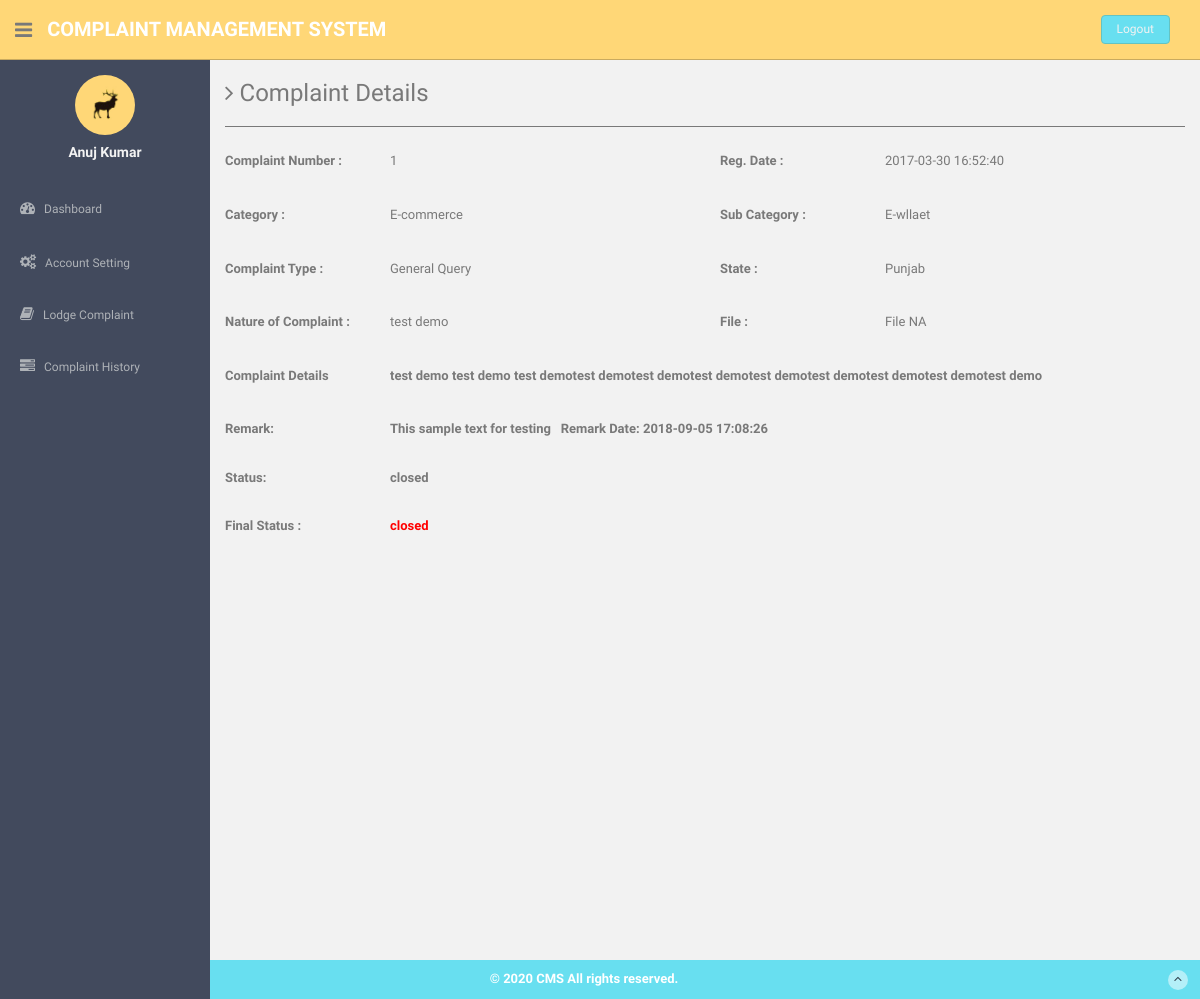
The page /users/complaint-details.php?cid=1 (signed in) on the database its author committed.
### tables this page shows
CREATE TABLE `users` (
  `id` int(11) NOT NULL,
  `fullName` varchar(255) DEFAULT NULL,
  `userEmail` varchar(255) DEFAULT NULL,
  `password` varchar(255) DEFAULT NULL,
  `contactNo` bigint(11) DEFAULT NULL,
  `address` tinytext,
  `State` varchar(255) DEFAULT NULL,
  `country` varchar(255) DEFAULT NULL,
  `pincode` int(6) DEFAULT NULL,
  `userImage` varchar(255) DEFAULT NULL,
  `regDate` timestamp NOT NULL DEFAULT CURRENT_TIMESTAMP,
  `updationDate` timestamp NULL DEFAULT '0000-00-00 00:00:00' ON UPDATE CURRENT_TIMESTAMP,
  `status` int(1) DEFAULT NULL
);

CREATE TABLE `tblcomplaints` (
  `complaintNumber` int(11) NOT NULL,
  `userId` int(11) NOT NULL,
  `category` int(11) NOT NULL,
  `subcategory` varchar(255) NOT NULL,
  `complaintType` varchar(255) NOT NULL,
  `state` varchar(255) NOT NULL,
  `noc` varchar(255) NOT NULL,
  `complaintDetails` mediumtext NOT NULL,
  `complaintFile` varchar(255) DEFAULT NULL,
  `regDate` timestamp NOT NULL DEFAULT CURRENT_TIMESTAMP,
  `status` varchar(50) DEFAULT NULL,
  `lastUpdationDate` timestamp NULL DEFAULT '0000-00-00 00:00:00' ON UPDATE CURRENT_TIMESTAMP
);

CREATE TABLE `category` (
  `id` int(11) NOT NULL,
  `categoryName` varchar(255) NOT NULL,
  `categoryDescription` longtext NOT NULL,
  `creationDate` timestamp NOT NULL DEFAULT CURRENT_TIMESTAMP,
  `updationDate` varchar(255) DEFAULT NULL
);

CREATE TABLE `complaintremark` (
  `id` int(11) NOT NULL,
  `complaintNumber` int(11) NOT NULL,
  `status` varchar(255) NOT NULL,
  `remark` mediumtext NOT NULL,
  `remarkDate` timestamp NOT NULL DEFAULT CURRENT_TIMESTAMP
);

### users/complaint-details.php (the view, shortened to what this page needs)
<?php session_start();
include('includes/config.php');
if(strlen($_SESSION['login'])==0)
  {
header('location:index.php');
}
else{ ?>
<!DOCTYPE html>
<html lang="en">
  <head>
    <link href="assets/css/bootstrap.css" rel="stylesheet">
    <link href="assets/font-awesome/css/font-awesome.css" rel="stylesheet" />
    <link href="assets/css/style.css" rel="stylesheet">
    <link href="assets/css/style-responsive.css" rel="stylesheet">
  </head>
  <body>
  <section id="container" >
<?php include('includes/header.php');?>
<?php include('includes/sidebar.php');?>
      <section id="main-content">
          <section class="wrapper site-min-height">
          	<h3><i class="fa fa-angle-right"></i> Complaint Details</h3>
            <hr />
 <?php $query=mysqli_query($bd, "select tblcomplaints.*,category.categoryName as catname from tblcomplaints join category on category.id=tblcomplaints.category where userId='".$_SESSION['id']."' and complaintNumber='".$_GET['cid']."'");
while($row=mysqli_fetch_array($query))
{?>
          	<div class="row mt">
            <label class="col-sm-2 col-sm-2 control-label"><b>Complaint Number : </b></label>
          		<div class="col-sm-4">
          		<p><?php echo htmlentities($row['complaintNumber']);?></p>
          		</div>
<label class="col-sm-2 col-sm-2 control-label"><b>Reg. Date :</b></label>
              <div class="col-sm-4">
              <p><?php echo htmlentities($row['regDate']);?></p>
              </div>
          	</div>
<div class="row mt">
            <label class="col-sm-2 col-sm-2 control-label"><b>Category :</b></label>
              <div class="col-sm-4">
              <p><?php echo htmlentities($row['catname']);?></p>
              </div>
<label class="col-sm-2 col-sm-2 control-label"><b>Sub Category :</b> </label>
              <div class="col-sm-4">
              <p><?php echo htmlentities($row['subcategory']);?></p>
              </div>
            </div>
  <div class="row mt">
            <label class="col-sm-2 col-sm-2 control-label"><b>Complaint Type :</b></label>
              <div class="col-sm-4">
              <p><?php echo htmlentities($row['complaintType']);?></p>
              </div>
<label class="col-sm-2 col-sm-2 control-label"><b>State :</b></label>
              <div class="col-sm-4">
              <p><?php echo htmlentities($row['state']);?></p>
              </div>
            </div>
  <div class="row mt">
            <label class="col-sm-2 col-sm-2 control-label"><b>Nature of Complaint :</b></label>
              <div class="col-sm-4">
              <p><?php echo htmlentities($row['noc']);?></p>
              </div>
<label class="col-sm-2 col-sm-2 control-label"><b>File :</b></label>
              <div class="col-sm-4">
              <p><?php $cfile=$row['complaintFile'];
if($cfile=="" || $cfile=="NULL")
{
  echo htmlentities("File NA");
}
else{ ?>
<a href="complaintdocs/<?php echo htmlentities($row['complaintFile']);?>"> View File</a>
<?php } ?>
              </p>
              </div>
            </div>
 <div class="row mt">
            <label class="col-sm-2 col-sm-2 control-label"><b>Complaint Details </label>
              <div class="col-sm-10">
              <p><?php echo htmlentities($row['complaintDetails']);?></p>
              </div>
            </div>
<?php $ret=mysqli_query($bd, "select complaintremark.remark as remark,complaintremark.status as sstatus,complaintremark.remarkDate as rdate from complaintremark join tblcomplaints on tblcomplaints.complaintNumber=complaintremark.complaintNumber where complaintremark.complaintNumber='".$_GET['cid']."'");
while($rw=mysqli_fetch_array($ret))
{
?>
 <div class="row mt">
<label class="col-sm-2 col-sm-2 control-label"><b>Remark:</b></label>
              <div class="col-sm-10">
   <?php echo  htmlentities($rw['remark']); ?>&nbsp;&nbsp; <b>Remark Date: <?php echo  htmlentities($rw['rdate']); ?></b>
              </div>
            </div>
 <div class="row mt">
<label class="col-sm-2 col-sm-2 control-label"><b>Status:</b></label>
              <div class="col-sm-10">
 <?php echo  htmlentities($rw['sstatus']); ?>
              </div>
            </div>
<?php } ?>
 <div class="row mt">
<label class="col-sm-2 col-sm-2 control-label"><b>Final Status :</b></label>
              <div class="col-sm-4">
              <p style="color:red"><?php
if($row['status']=="NULL" || $row['status']=="" )
{
echo "Not Process yet";
} else{
              echo htmlentities($row['status']);
}
              ?></p>
              </div>
            </div>
<?php } ?>
		</section><! --/wrapper -->
      </section>
<?php include('includes/footer.php');?>
  </section>
  </body>
</html>
<?php } ?>

### users/includes/sidebar.php (shortened to what this page needs)
<aside>
          <div id="sidebar"  class="nav-collapse ">
              <ul class="sidebar-menu" id="nav-accordion">
              	  <p class="centered"><a href="profile.html"><img src="assets/img/ui-sam.jpg" class="img-circle" width="60"></a></p>
                   <?php $query=mysqli_query($bd, "select fullName from users where userEmail='".$_SESSION['login']."'");
 while($row=mysqli_fetch_array($query))
 {
 ?>
              	  <h5 class="centered"><?php echo htmlentities($row['fullName']);?></h5>
                  <?php } ?>
                  <li class="mt">
                      <a href="dashboard.php">
                          <i class="fa fa-dashboard"></i>
                          <span>Dashboard</span>
                      </a>
                  </li>
                  <li class="sub-menu">
                      <a href="javascript:;" >
                          <i class="fa fa-cogs"></i>
                          <span>Account Setting</span>
                      </a>
                  </li>
                  <li class="sub-menu">
                      <a href="register-complaint.php" >
                          <i class="fa fa-book"></i>
                          <span>Lodge Complaint</span>
                      </a>
                    </li>
                  <li class="sub-menu">
                      <a href="complaint-history.php" >
                          <i class="fa fa-tasks"></i>
                          <span>Complaint History</span>
                      </a>
                  </li>
              </ul>
          </div>
      </aside>

### users/assets/css/style.css (style rules this page uses)
body { color: #797979; background: #f2f2f2; font-family: 'Ruda', sans-serif; padding: 0px !important; margin: 0px !important; font-size:13px; }
ul li { list-style: none; }
a, a:hover, a:focus { text-decoration: none; outline: none; }
#container { width: 100%; height: 100%; }
hr { margin-top: 20px; margin-bottom: 20px; border: 0; border-top: 1px solid #797979; }
.centered { text-align: center; }
.mt { margin-top: 25px; }
#sidebar { width: 210px; height: 100%; position: fixed; background: #424a5d; }
#sidebar h5 { color: #f2f2f2; font-weight: 700; }
#sidebar ul li { position: relative; }
ul.sidebar-menu , ul.sidebar-menu li ul.sub { margin: -2px 0 0; padding: 0; }
ul.sidebar-menu { margin-top: 75px; }
ul.sidebar-menu li { margin-bottom: 5px; margin-left:10px; margin-right:10px; }
ul.sidebar-menu li.sub-menu { line-height: 15px; }
ul.sidebar-menu li a span { display: inline-block; }
ul.sidebar-menu li a { color: #aeb2b7; text-decoration: none; display: block; padding: 15px 0 15px 10px; font-size: 12px; outline: none; -webkit-transition: all 0.3s ease; -moz-transition: all 0.3s ease; -o-transition: all 0.3s ease; -ms-transition: all 0.3s ease; transition: all 0.3s ease; }
ul.sidebar-menu li a i { font-size: 15px; padding-right: 6px; }
#main-content { margin-left: 210px; }
.wrapper { display: inline-block; margin-top: 60px; padding-left: 15px; padding-right: 15px; padding-bottom: 15px; padding-top: 0px; width: 100%; }
label { font-weight: 400; }
.site-min-height { min-height: 900px; }

### rows shown on the page
users: fullName "Anuj Kumar"
tblcomplaints: complaintNumber "1", regDate "2017-03-30 16:52:40", category.categoryName "E-commerce", subcategory "E-wllaet", complaintType "General Query", state "Punjab", noc "test demo", complaintDetails "test demo test demo test demotest demotest demotest demotest demotest demotest demotest demotest demo", status "closed"
complaintremark: remark "This sample text for testing", remarkDate "2018-09-05 17:08:26", status "closed"
